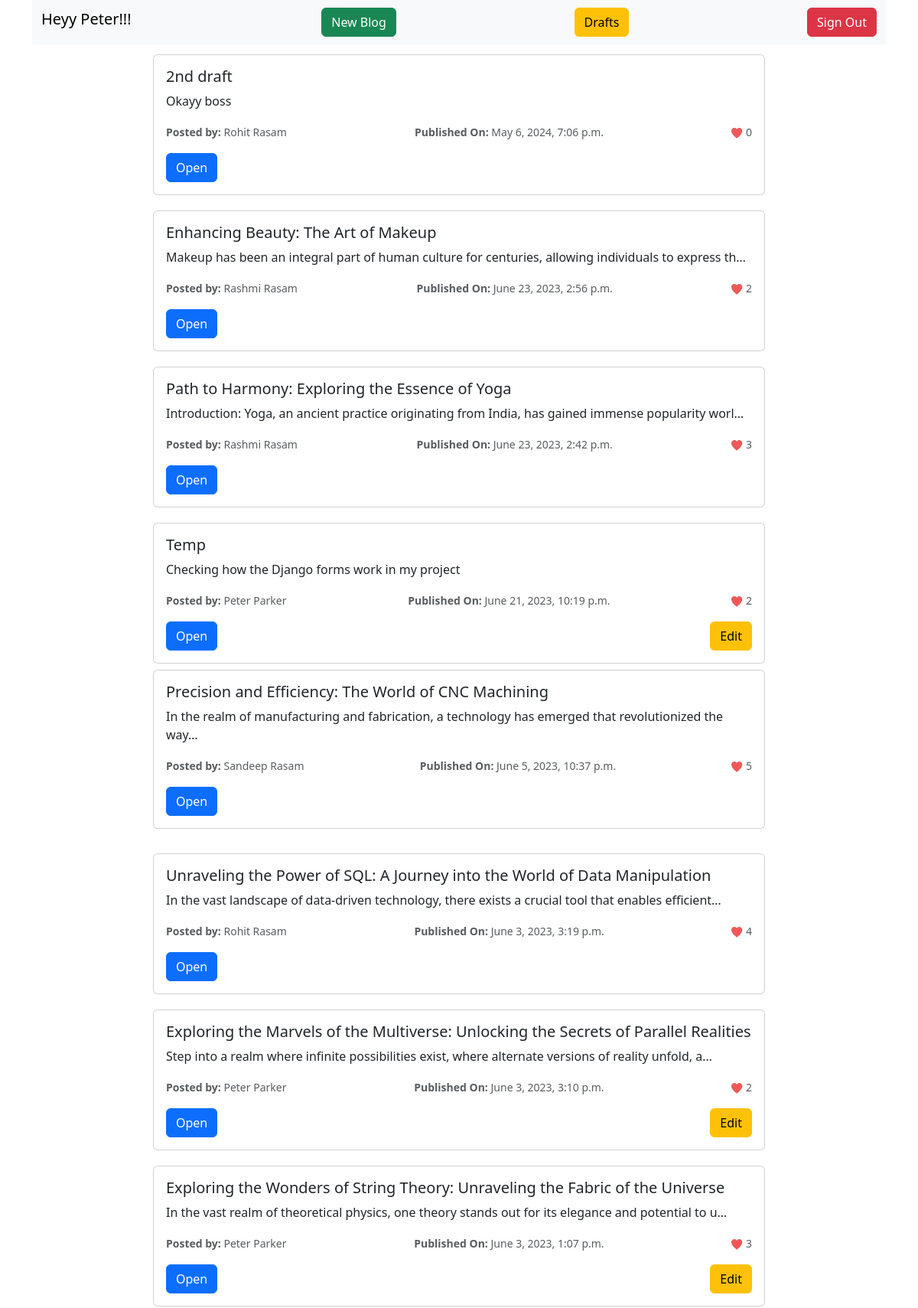
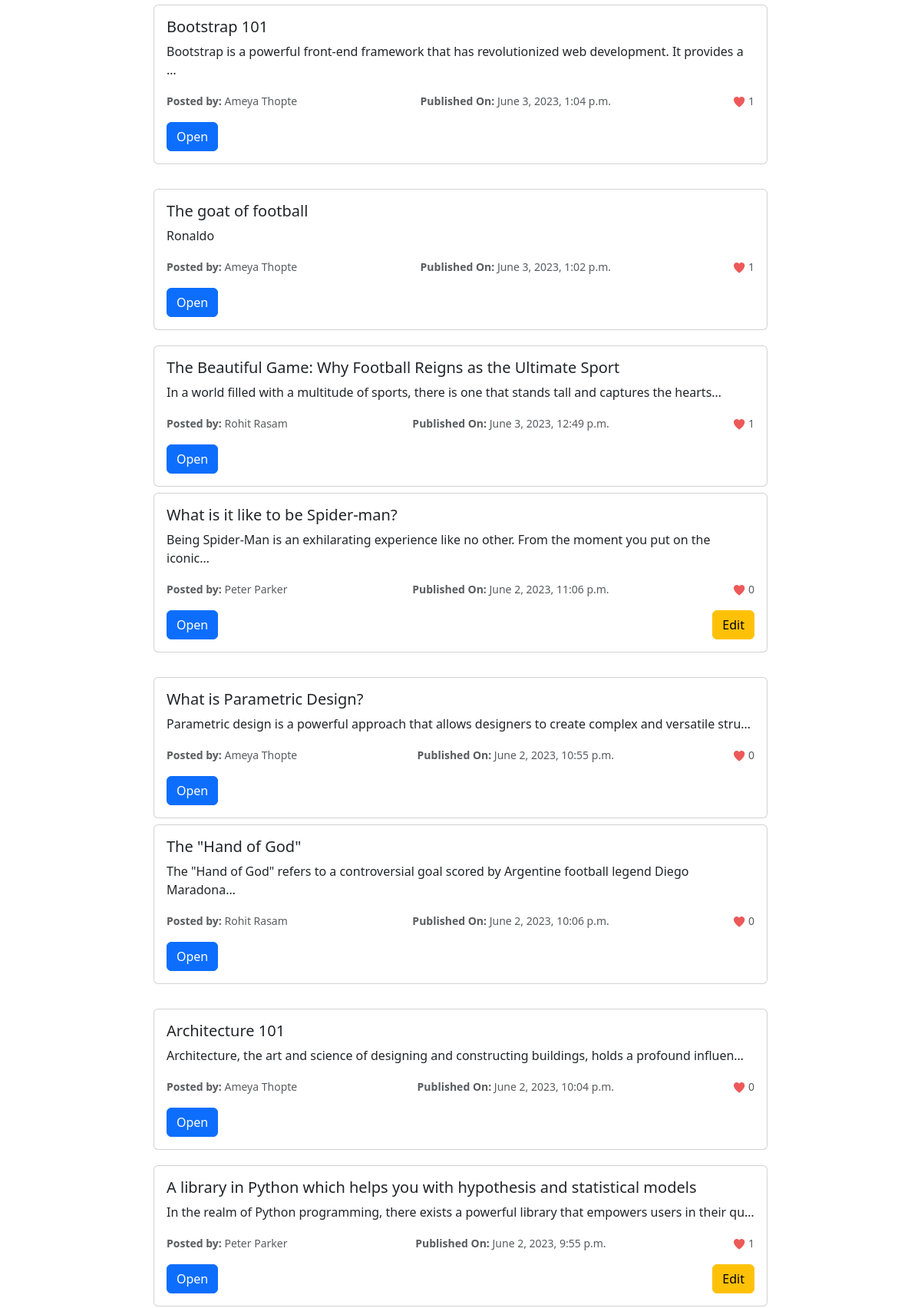
The app's page /main (signed in, upper part) with its own data (2 pictures, top to bottom).
### posts/models.py (models this page shows, shortened)
class Post(models.Model):
    id = models.AutoField(primary_key=True, editable=False)
    title = models.CharField(max_length=150, unique=True)
    author = models.ForeignKey(User, on_delete=models.CASCADE, related_name='blogs')
    content = models.TextField(default="")
    creation_date = models.DateTimeField(auto_now_add=True)
    published_date = models.DateTimeField(null=True)
    status = models.IntegerField(choices=STATUS, default=0)
    class Meta:
        ordering = ('-published_date',)
    @property
    def likes(self):
        return Likes.objects.filter(post_id=self).count()

### posts/views.py (the view)
# urls.py: path('main', views.main, name='main'),
def main(request: HttpRequest):
    posts = Post.objects.filter(status=1)
    return render(request, 'main.html', {'posts':posts})

### posts/templates/main.html (shortened to what this page needs)
<!DOCTYPE html>
<html lang="en">
<head>
    <link href="https://cdn.jsdelivr.net/npm/bootstrap@5.3.0/dist/css/bootstrap.min.css" rel="stylesheet">
</head>
<body style="display: flex; flex-direction: column; justify-content: space-between;">
    <div class="container" style="margin-bottom: 5px;">
        <nav class="navbar navbar-expand-lg bg-body-tertiary">
          <div class="container-fluid">
            <h2 class="navbar-brand" >Heyy {{user.first_name}}!!!</h2>
            <a href="/create_blog/{{user.id}}" class="btn btn-success">New Blog</a>
            <a href="/drafts/{{user.id}}" class="btn btn-warning">Drafts</a>
            <a href="/index" class="btn btn-danger" >Sign Out</a>
          </div>
        </nav>
      </div>
    <div class="position-relative" style="margin-top: 80px">
        {% for post in posts %}
        <div class="card position-relative top-50 start-50 translate-middle" style="width: 50rem; margin-top: 20px">
            <div class="card-body">
            <h5 class="card-title">{{post.title}}</h5>
            <p class="card-text">{{post.content | truncatechars:100}}</p>
                <div style="display: flex; flex-direction: row; justify-content: space-between;">
                    <p class="card-text" style="margin-bottom: 2px"><small class="text-body-secondary"><b>Posted by: </b>{{post.author.first_name}} {{post.author.last_name}}</small></p>
                    <p class="card-text"><small class="text-body-secondary"><b>Published On: </b>{{post.published_date}}</small></p>
                    {% load static %}
                    <p class="card-text"><small class="text-body-secondary">
                        <img src="{% static 'heart.png' %}" alt="heart">
                         {{post.likes}}
                        </small></p>
                </div>
            <div style="display: flex; flex-direction: row; justify-content: space-between;">
                <a class="btn btn-primary" href="/blog/{{post.id}}/None">Open</a>
                {% if post.author.id == user.id %}
                <a href="/edit_blog/{{post.id}}" class="btn btn-warning">Edit</a>
                {% endif %}
            </div>
            </div>
        </div>
        {% endfor %}
    </div>
</body>
</html>

### records on screen
Post: title "2nd draft", content "Okayy boss", author.first_name "Rohit", author.last_name "Rasam", published_date "May 6, 2024, 7:06 p.m.", likes "0"
Post: title "Enhancing Beauty: The Art of Makeup", content "Makeup has been an integral part of human culture for centuries, allowing individuals to express th…", author.first_name "Rashmi", author.last_name "Rasam", published_date "June 23, 2023, 2:56 p.m.", likes "2"
Post: title "Path to Harmony: Exploring the Essence of Yoga", content "Introduction: Yoga, an ancient practice originating from India, has gained immense popularity worl…", author.first_name "Rashmi", author.last_name "Rasam", published_date "June 23, 2023, 2:42 p.m.", likes "3"
Post: title "Temp", content "Checking how the Django forms work in my project", author.first_name "Peter", author.last_name "Parker", published_date "June 21, 2023, 10:19 p.m.", likes "2"
Post: title "Precision and Efficiency: The World of CNC Machining", content "In the realm of manufacturing and fabrication, a technology has emerged that revolutionized the way…", author.first_name "Sandeep", author.last_name "Rasam", published_date "June 5, 2023, 10:37 p.m.", likes "5"
Post: title "Unraveling the Power of SQL: A Journey into the World of Data Manipulation", content "In the vast landscape of data-driven technology, there exists a crucial tool that enables efficient…", author.first_name "Rohit", author.last_name "Rasam", published_date "June 3, 2023, 3:19 p.m.", likes "4"
Post: title "Exploring the Marvels of the Multiverse: Unlocking the Secrets of Parallel Realities", content "Step into a realm where infinite possibilities exist, where alternate versions of reality unfold, a…", author.first_name "Peter", author.last_name "Parker", published_date "June 3, 2023, 3:10 p.m.", likes "2"
Post: title "Exploring the Wonders of String Theory: Unraveling the Fabric of the Universe", content "In the vast realm of theoretical physics, one theory stands out for its elegance and potential to u…", author.first_name "Peter", author.last_name "Parker", published_date "June 3, 2023, 1:07 p.m.", likes "3"
Post: title "Bootstrap 101", content "Bootstrap is a powerful front-end framework that has revolutionized web development. It provides a …", author.first_name "Ameya", author.last_name "Thopte", published_date "June 3, 2023, 1:04 p.m.", likes "1"
Post: title "The goat of football", content "Ronaldo", author.first_name "Ameya", author.last_name "Thopte", published_date "June 3, 2023, 1:02 p.m.", likes "1"
Post: title "The Beautiful Game: Why Football Reigns as the Ultimate Sport", content "In a world filled with a multitude of sports, there is one that stands tall and captures the hearts…", author.first_name "Rohit", author.last_name "Rasam", published_date "June 3, 2023, 12:49 p.m.", likes "1"
Post: title "What is it like to be Spider-man?", content "Being Spider-Man is an exhilarating experience like no other. From the moment you put on the iconic…", author.first_name "Peter", author.last_name "Parker", published_date "June 2, 2023, 11:06 p.m.", likes "0"
Post: title "What is Parametric Design?", content "Parametric design is a powerful approach that allows designers to create complex and versatile stru…", author.first_name "Ameya", author.last_name "Thopte", published_date "June 2, 2023, 10:55 p.m.", likes "0"
Post: title "The \"Hand of God\"", content "The \"Hand of God\" refers to a controversial goal scored by Argentine football legend Diego Maradona…", author.first_name "Rohit", author.last_name "Rasam", published_date "June 2, 2023, 10:06 p.m.", likes "0"
Post: title "Architecture 101", content "Architecture, the art and science of designing and constructing buildings, holds a profound influen…", author.first_name "Ameya", author.last_name "Thopte", published_date "June 2, 2023, 10:04 p.m.", likes "0"
Post: title "A library in Python which helps you with hypothesis and statistical models", content "In the realm of Python programming, there exists a powerful library that empowers users in their qu…", author.first_name "Peter", author.last_name "Parker", published_date "June 2, 2023, 9:55 p.m.", likes "1"

### other values on screen
{{ user.first_name }} "Peter"
